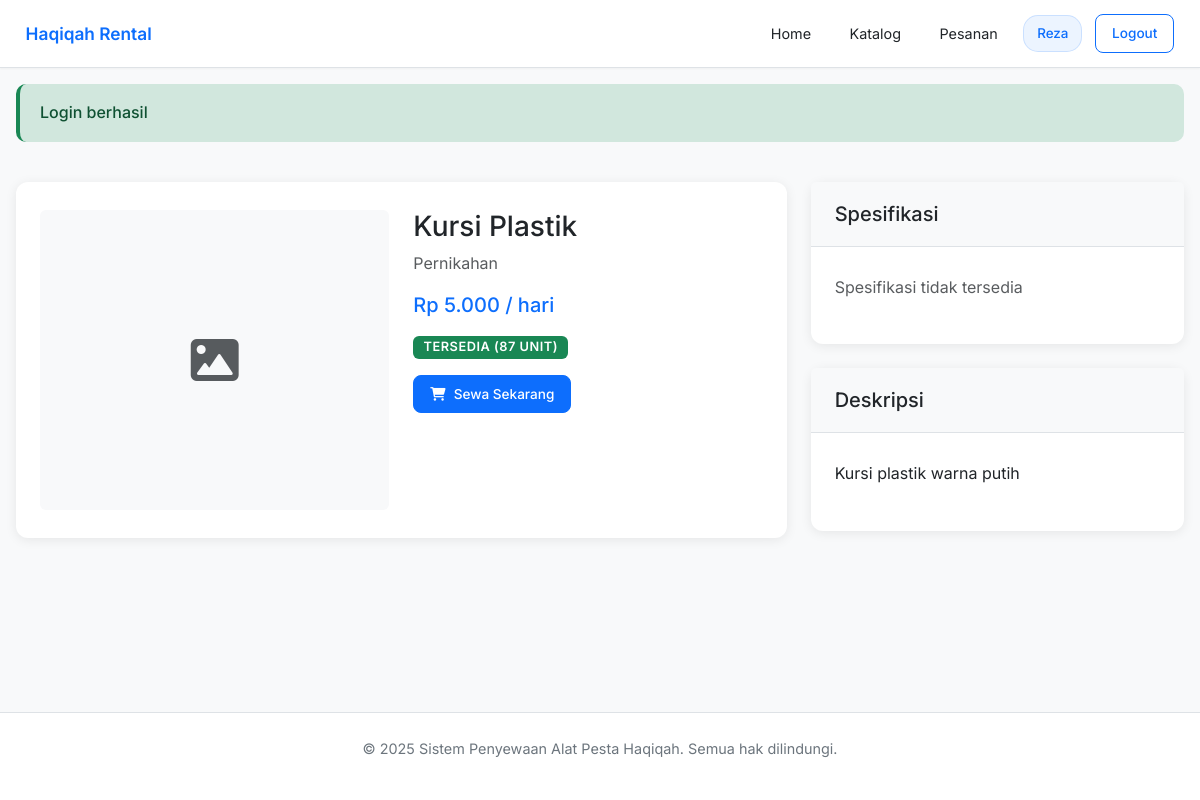
Page /pelanggan/alat/2 (signed in) on the committed database.
### tables this page shows
CREATE TABLE `alat` (
  `id_alat` int NOT NULL,
  `nama_alat` varchar(100) NOT NULL,
  `kategori` varchar(50) NOT NULL,
  `stok` int NOT NULL DEFAULT '0',
  `harga` decimal(10,2) NOT NULL,
  `deskripsi` text,
  `gambar` varchar(255) DEFAULT NULL,
  `created_at` timestamp NULL DEFAULT CURRENT_TIMESTAMP,
  `updated_at` timestamp NULL DEFAULT CURRENT_TIMESTAMP ON UPDATE CURRENT_TIMESTAMP,
  `id_kategori` int DEFAULT '1'
);

### templates/pages/pelanggan/detail-alat.php (the view)
<?php
require_once __DIR__ . '/../../layouts/header.php';
?>
<main class="flex-grow-1">
<div class="container mt-4">
    <div class="row">
        <div class="col-md-8">
            <div class="card">
                <div class="card-body">
                    <div class="row">
                        <div class="col-md-6">
                            <?php if (!empty($alat['gambar'])): ?>
                                <img src="/hakikah/public/uploads/alat/<?= htmlspecialchars($alat['gambar']) ?>"
                                     class="img-fluid rounded" alt="<?= htmlspecialchars($alat['nama_alat']) ?>">
                            <?php else: ?>
                                <div class="bg-light rounded d-flex align-items-center justify-content-center" style="height: 300px;">
                                    <i class="fas fa-image fa-3x text-muted"></i>
                                </div>
                            <?php endif; ?>
                        </div>
                        <div class="col-md-6">
                            <h3><?= htmlspecialchars($alat['nama_alat']) ?></h3>
                            <p class="text-muted mb-3"><?= htmlspecialchars($alat['kategori']) ?></p>
                            <div class="mb-3">
                                <h5 class="text-primary">Rp <?= number_format($alat['harga_sewa'] ?? $alat['harga'] ?? 0, 0, ',', '.') ?> / hari</h5>
                            </div>
                            <div class="mb-3">
                                <span class="badge <?= $alat['stok'] > 0 ? 'bg-success' : 'bg-danger' ?>">
                                    <?= $alat['stok'] > 0 ? 'Tersedia (' . $alat['stok'] . ' unit)' : 'Stok Habis' ?>
                                </span>
                            </div>
                            <?php if ($alat['stok'] > 0): ?>
                                <a href="/hakikah/pelanggan/pesan/<?= $alat['id_alat'] ?>"
                                   class="btn btn-primary btn-lg">
                                    <i class="fas fa-shopping-cart me-2"></i>Sewa Sekarang
                                </a>
                            <?php endif; ?>
                        </div>
                    </div>
                </div>
            </div>
        </div>
        <div class="col-md-4">
            <div class="card">
                <div class="card-header">
                    <h5 class="mb-0">Spesifikasi</h5>
                </div>
                <div class="card-body">
                    <?php if (!empty($alat['spesifikasi'])): ?>
                        <p><?= nl2br(htmlspecialchars($alat['spesifikasi'])) ?></p>
                    <?php else: ?>
                        <p class="text-muted">Spesifikasi tidak tersedia</p>
                    <?php endif; ?>
                </div>
            </div>
            <div class="card mt-3">
                <div class="card-header">
                    <h5 class="mb-0">Deskripsi</h5>
                </div>
                <div class="card-body">
                    <?php if (!empty($alat['deskripsi'])): ?>
                        <p><?= nl2br(htmlspecialchars($alat['deskripsi'])) ?></p>
                    <?php else: ?>
                        <p class="text-muted">Deskripsi tidak tersedia</p>
                    <?php endif; ?>
                </div>
            </div>
        </div>
    </div>
</div>
</main>
<?php require_once __DIR__ . '/../../layouts/footer.php'; ?>

### src/core/Router.php (shortened to what the rows shown need)
<?php
class Router
{
    private $routes = [];
    public function get($path, $callback)
    {
        $this->routes['GET'][$path] = $callback;
    }
    public function post($path, $callback)
    {
        $this->routes['POST'][$path] = $callback;
    }
    public function run()
    {
        $method = $_SERVER['REQUEST_METHOD'];
        $path = parse_url($_SERVER['REQUEST_URI'], PHP_URL_PATH);
        $path = str_replace('/hakikah', '', $path);
        foreach ($this->routes[$method] ?? [] as $pattern => $callback) {
            if (preg_match("#^{$pattern}$#", $path, $matches)) {
                array_shift($matches);
                if (is_callable($callback)) {
                    call_user_func_array($callback, $matches);
                } elseif (is_string($callback)) {
                    $parts = explode('@', $callback);
                    $controller = $parts[0];
                    $methodName = $parts[1];
                    $controllerInstance = new $controller();
                    call_user_func_array([$controllerInstance, $methodName], $matches);
                }
                return;
            }
        }
    }
}

### templates/layouts/header.php (shortened to what the rows shown need)
<!DOCTYPE html>
<html lang="id">
<head>
    <link href="https://cdn.jsdelivr.net/npm/bootstrap@5.3.0/dist/css/bootstrap.min.css" rel="stylesheet">
    <link href="https://cdnjs.cloudflare.com/ajax/libs/font-awesome/6.0.0/css/all.min.css" rel="stylesheet">
    <link rel="stylesheet" href="/hakikah/public/css/style.css">
</head>
<body>
    <?php if (!isset($hideHeader) || !$hideHeader): ?>
    <header>
        <div class="container">
            <nav class="navbar">
                <a href="/hakikah/" class="navbar-brand">Haqiqah Rental</a>
                <div class="navbar-menu" id="navbarMenu">
                    <?php if (isset($_SESSION['user_id'])): ?>
                        <ul class="navbar-nav">
                            <?php if ($_SESSION['role'] === 'pelanggan'): ?>
                                <li><a href="/hakikah/dashboard" class="nav-link">Home</a></li>
                                <li><a href="/hakikah/pelanggan/alat" class="nav-link">Katalog</a></li>
                                <li><a href="/hakikah/pelanggan/pesanan" class="nav-link">Pesanan</a></li>
                            <?php elseif ($_SESSION['role'] === 'admin'): ?>
                                <li><a href="/hakikah/dashboard" class="nav-link">Dashboard</a></li>
                                <li><a href="/hakikah/admin/alat" class="nav-link">Alat</a></li>
                                <li><a href="/hakikah/admin/transaksi" class="nav-link">Transaksi</a></li>
                            <?php elseif ($_SESSION['role'] === 'pemilik'): ?>
                                <li><a href="/hakikah/dashboard" class="nav-link">Dashboard</a></li>
                                <li><a href="/hakikah/pemilik/laporan-bulanan" class="nav-link">Laporan</a></li>
                                <li><a href="/hakikah/pemilik/analisis" class="nav-link">Analisis</a></li>
                            <?php endif; ?>
                             <li class="navbar-actions">
                                <div class="user-info">
                                    <span class="user-greeting"><?= htmlspecialchars($_SESSION['nama']) ?></span>
                                </div>
                                <a href="/hakikah/logout" class="btn btn-outline-primary btn-logout">Logout</a>
                            </li>
                        </ul>
                        <?php endif; ?>
                </div>
            </nav>
        </div>
    </header>
    <?php endif; ?>
    <?php if (isset($_SESSION['success'])): ?>
        <div class="container mt-3">
            <div class="alert alert-success">
                <?= htmlspecialchars($_SESSION['success']) ?>
            </div>
        </div>
    <?php endif; ?>

### templates/layouts/footer.php (shortened to what the rows shown need)
<footer>
        <div class="container">
            <p>&copy; <?= date('Y') ?> Sistem Penyewaan Alat Pesta Haqiqah. Semua hak dilindungi.</p>
        </div>
    </footer>
</body>
</html>

### rows in the picture
alat: nama_alat "Kursi Plastik", kategori "Pernikahan", harga "5.000", stok "87", deskripsi "Kursi plastik warna putih"
